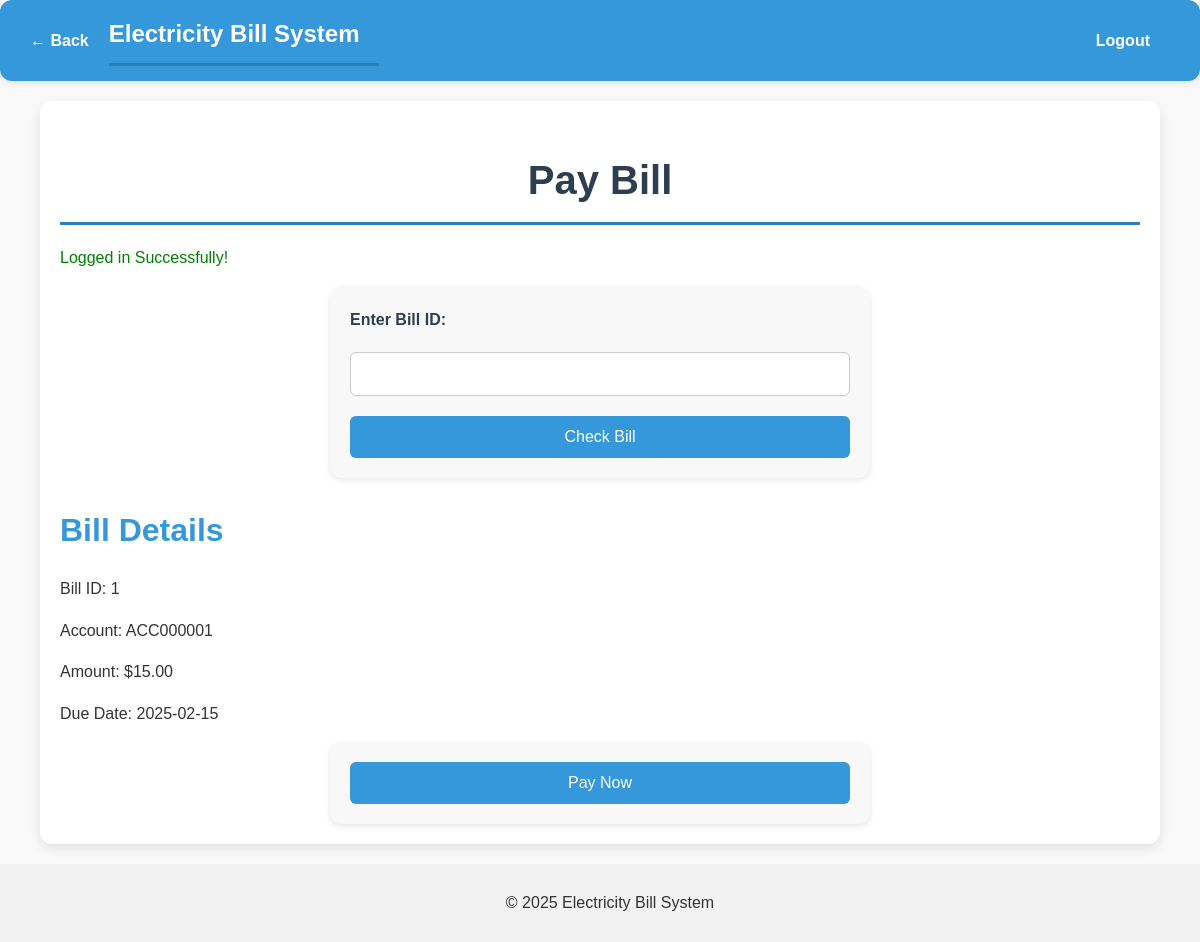
The app's page /user/pay_bill.php?bill_id=1 (signed in) with its own data.
### tables this page shows
CREATE TABLE `Bills` (
  `bill_id` int NOT NULL AUTO_INCREMENT,
  `account_id` int NOT NULL,
  `amount` decimal(10,2) NOT NULL,
  `bill_date` date DEFAULT NULL,
  `due_date` date NOT NULL,
  `status` enum('Pending','Paid') DEFAULT 'Pending',
  PRIMARY KEY (`bill_id`),
  UNIQUE KEY `account_id` (`account_id`,`bill_date`),
  CONSTRAINT `bills_ibfk_2` FOREIGN KEY (`account_id`) REFERENCES `Account` (`account_id`),
  CONSTRAINT `chk_amount` CHECK ((`amount` > 0))
);

CREATE TABLE `Account` (
  `account_id` int NOT NULL AUTO_INCREMENT,
  `cust_id` int DEFAULT NULL,
  `account_number` varchar(50) NOT NULL,
  `status` enum('Active','Inactive') DEFAULT 'Active',
  PRIMARY KEY (`account_id`),
  UNIQUE KEY `account_number` (`account_number`),
  KEY `cust_id` (`cust_id`),
  CONSTRAINT `account_ibfk_1` FOREIGN KEY (`cust_id`) REFERENCES `Customer` (`cust_id`)
);

### user/pay_bill.php (the view, shortened to what this page needs)
<?php
include('../includes/db_connection.php');
$cust_id = $_SESSION['cust_id'];
$bill_id = isset($_GET['bill_id']) ? intval($_GET['bill_id']) : 0;
$success_message = isset($_SESSION['success_message']) ? $_SESSION['success_message'] : null;
$bill_details = null;
if ($bill_id > 0) {
    $stmt = $conn->prepare("SELECT b.*, a.account_number FROM Bills b
                            JOIN Account a ON b.account_id = a.account_id
                            WHERE b.bill_id = ? AND a.cust_id = ? AND b.status = 'Pending'");
    $stmt->bind_param("ii", $bill_id, $cust_id);
    $stmt->execute();
    $result = $stmt->get_result();
    if ($result->num_rows > 0) {
        $bill_details = $result->fetch_assoc();
    }
}
?>
<!DOCTYPE html>
<html lang="en">
<head>
</head>
<body>
    <?php include('../includes/header.php'); ?>
    <div class="container">
        <h1>Pay Bill</h1>
        <?php if ($success_message): ?><p class="success"><?= $success_message ?></p><?php endif; ?>
        <form action="pay_bill.php" method="get">
            <label>Enter Bill ID:</label>
            <input type="number" name="bill_id" required>
            <button type="submit">Check Bill</button>
        </form>
        <?php if ($bill_details): ?>
            <div class="bill-details">
                <h2>Bill Details</h2>
                <p>Bill ID: <?php echo $bill_details['bill_id']; ?></p>
                <p>Account: <?php echo $bill_details['account_number']; ?></p>
                <p>Amount: $<?php echo $bill_details['amount']; ?></p>
                <p>Due Date: <?php echo $bill_details['due_date']; ?></p>
                <form action="pay_bill_logic.php" method="post">
                    <button type="submit">Pay Now</button>
                </form>
            </div>
        <?php elseif ($bill_id > 0): ?>
            <p>No pending bill found for ID <?php echo $bill_id; ?>.</p>
        <?php endif; ?>
    </div>
    <?php include('../includes/footer.php'); ?>
</body>
</html>

### css/styles.css (style rules this page uses)
body { font-family: 'Poppins', sans-serif; background-color: #f9f9f9; color: #333; margin: 0; padding: 0; line-height: 1.6; }
.container { width: 90%; max-width: 1200px; margin: 20px auto; padding: 20px; background-color: #ffffff; box-shadow: 0 4px 12px rgba(0, 0, 0, 0.1); border-radius: 12px; }
h1, h2, h3 { color: #2c3e50; margin-bottom: 20px; }
h1 { font-size: 2.5rem; text-align: center; border-bottom: 3px solid #2980b9; padding-bottom: 10px; }
h2 { font-size: 2rem; color: #3498db; }
form { display: flex; flex-direction: column; gap: 20px; max-width: 500px; margin: 0 auto; padding: 20px; background-color: #f8f8f8; border-radius: 12px; box-shadow: 0 2px 6px rgba(0, 0, 0, 0.1); }
label { font-weight: bold; color: #2c3e50; }
input, textarea, select { padding: 12px; border: 1px solid #ccc; border-radius: 6px; font-size: 1rem; background-color: #fff; color: #333; transition: border-color 0.3s ease, box-shadow 0.3s ease; }
button { padding: 12px 25px; background-color: #3498db; color: #fff; border: none; border-radius: 6px; font-size: 1rem; cursor: pointer; transition: background-color 0.3s ease, transform 0.3s ease; }

### user/pay_bill.php (style rules this page uses)
.container { max-width: 600px; margin: 20px auto; padding: 20px; }
.success { color: green; }
form { margin: 20px 0; }
button { background: #4CAF50; color: white; padding: 10px; border: none; }

### records on screen
bills: bill_id "1", account.account_number "ACC000001", amount "15.00", due_date "2025-02-15"

### other values on screen
$success_message "Logged in Successfully!"
